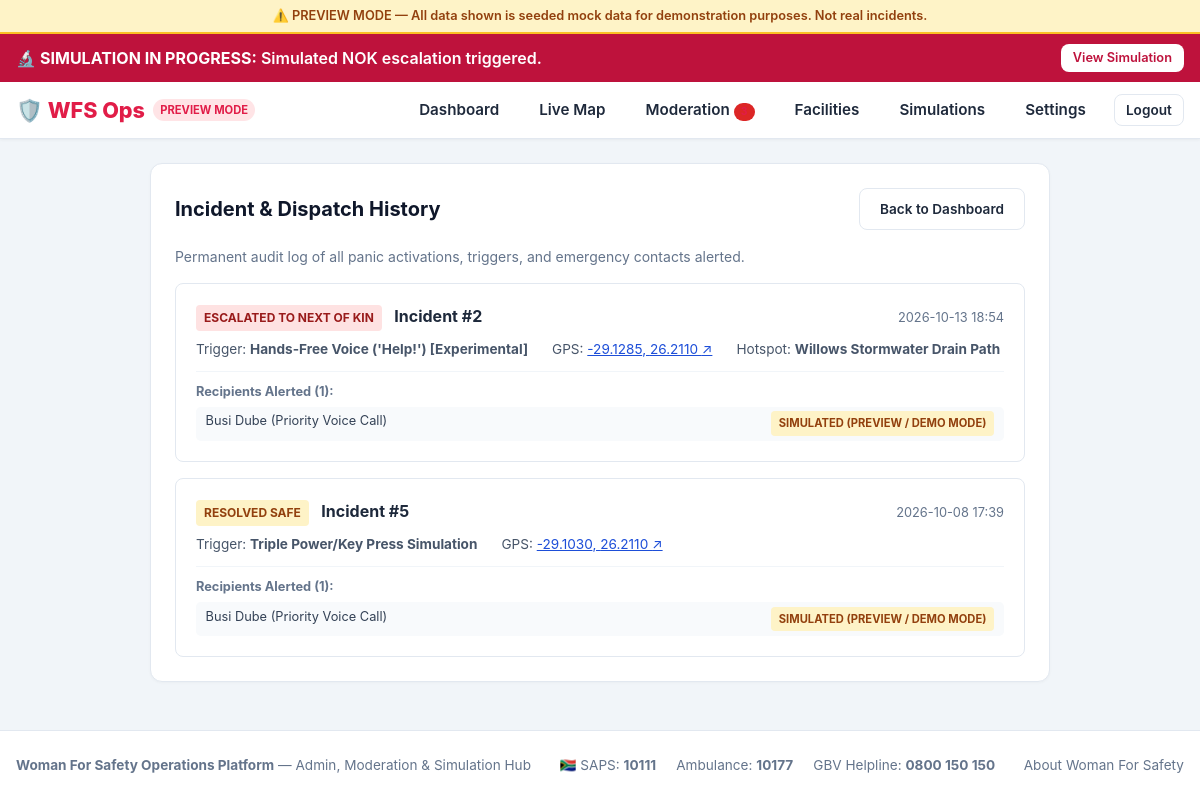
The app's page /emergency/history/ (signed in) with its own data.
### emergency/models.py (models this page shows, shortened)
class PanicAlert(models.Model):
    TRIGGER_TRIPLE_PRESS = "TRIPLE_PRESS"
    TRIGGER_VOICE = "VOICE"
    TRIGGER_FALL = "FALL_DETECTION"
    TRIGGER_GEOFENCE = "GEOFENCE_APPROACH"
    TRIGGER_MANUAL = "MANUAL_SOS"
    TRIGGER_CHOICES = [
        (TRIGGER_MANUAL, "Manual SOS Button"),
        (TRIGGER_VOICE, "Hands-Free Voice ('Help!') [Experimental]"),
        (TRIGGER_FALL, "Automatic Fall Detection [Experimental]"),
        (TRIGGER_TRIPLE_PRESS, "Triple Power/Key Press Simulation"),
        (TRIGGER_GEOFENCE, "Geofence Stand-Down Expired"),
    ]
    STATUS_STAND_DOWN_PENDING = "STAND_DOWN_PENDING"
    STATUS_ACTIVE = "ACTIVE"
    STATUS_FALSE_ALARM = "FALSE_ALARM"
    STATUS_RESOLVED = "RESOLVED"
    STATUS_CHOICES = [
        (STATUS_STAND_DOWN_PENDING, "Stand-Down Window Active (60s)"),
        (STATUS_ACTIVE, "Escalated to Next of Kin"),
        (STATUS_FALSE_ALARM, "Resolved via False Alarm Cancel"),
        (STATUS_RESOLVED, "Resolved Safe"),
    ]
    user = models.ForeignKey(User, on_delete=models.CASCADE, related_name="panic_alerts")
    trigger_source = models.CharField(max_length=25, choices=TRIGGER_CHOICES, default=TRIGGER_MANUAL)
    status = models.CharField(max_length=25, choices=STATUS_CHOICES, default=STATUS_STAND_DOWN_PENDING)
    latitude = models.FloatField()
    longitude = models.FloatField()
    accuracy_meters = models.FloatField(default=10.0)
    battery_level = models.IntegerField(null=True, blank=True)
    standdown_seconds_total = models.IntegerField(default=60)
    hotspot_approached = models.ForeignKey(Hotspot, on_delete=models.SET_NULL, null=True, blank=True)
    started_at = models.DateTimeField(auto_now_add=True)
    escalated_at = models.DateTimeField(null=True, blank=True)
    stood_down_at = models.DateTimeField(null=True, blank=True)
    resolved_at = models.DateTimeField(null=True, blank=True)
    class Meta:
        ordering = ["-started_at"]
    @property
    def google_maps_url(self):
        return f"https://www.google.com/maps?q={self.latitude},{self.longitude}"

class ContactNotificationLog(models.Model):
    CHANNEL_CALL = "VOICE_CALL"
    CHANNEL_SMS = "SMS"
    CHANNEL_WHATSAPP = "WHATSAPP"
    CHANNEL_CHOICES = [
        (CHANNEL_CALL, "Priority Voice Call"),
        (CHANNEL_SMS, "SMS Coordinates Alert"),
        (CHANNEL_WHATSAPP, "WhatsApp Message Fallback"),
    ]
    STATUS_SIMULATED = "SIMULATED_DEMO"
    STATUS_DELIVERED = "DELIVERED"
    STATUS_FAILED = "FAILED"
    STATUS_CHOICES = [
        (STATUS_SIMULATED, "Simulated (Preview / Demo Mode)"),
        (STATUS_DELIVERED, "Delivered to Next of Kin"),
        (STATUS_FAILED, "Delivery Failed"),
    ]
    panic_alert = models.ForeignKey(PanicAlert, on_delete=models.CASCADE, related_name="notifications")
    recipient_name = models.CharField(max_length=100)
    recipient_phone = models.CharField(max_length=30)
    channel = models.CharField(max_length=20, choices=CHANNEL_CHOICES, default=CHANNEL_SMS)
    status = models.CharField(max_length=20, choices=STATUS_CHOICES, default=STATUS_SIMULATED)
    message_body = models.TextField()
    external_sid = models.CharField(max_length=100, blank=True)
    sent_at = models.DateTimeField(auto_now_add=True)
    class Meta:
        ordering = ["-sent_at"]

### hotspots/models.py (models this page shows, shortened)
class Hotspot(models.Model):
    SEVERITY_LOW = "LOW"
    SEVERITY_MEDIUM = "MEDIUM"
    SEVERITY_HIGH = "HIGH"
    SEVERITY_CRITICAL = "CRITICAL"
    SEVERITY_CHOICES = [
        (SEVERITY_LOW, "Caution (Poor lighting, deserted)"),
        (SEVERITY_MEDIUM, "Moderate Risk (Frequent catcalling / verbal harassment)"),
        (SEVERITY_HIGH, "High Danger (Mugging, robbery, groping reported)"),
        (SEVERITY_CRITICAL, "Critical Hotspot (Severe violent assault / weapon sighted)"),
    ]
    CATEGORY_CHOICES = [
        ("LIGHTING", "Dark / Broken Streetlights"),
        ("HARASSMENT", "Catcalling & Stalking Area"),
        ("MUGGING", "Robbery / Mugging Hotspot"),
        ("ASSAULT", "Physical Assault / GBV Incident"),
        ("ISOLATED", "Isolated Alley / Abandoned Building"),
        ("TRANSPORT", "Unsafe Taxi Rank / Station Corner"),
    ]
    RISK_TIME_CHOICES = [
        ("ALL", "Dangerous Anytime"),
        ("NIGHT", "Dangerous After Dark (Night)"),
        ("RUSH", "Dangerous During Commute / Rush Hour"),
    ]
    CORRIDOR_CHOICES = [
        ("WESTDENE", "Westdene Corridor"),
        ("WILLOWS", "Willows / CUT Student Belt"),
        ("UNIVERSITAS", "Universitas / UFS Campus Fringe"),
        ("BRANDWAG", "Brandwag Retail Corridor"),
        ("CBD", "Bloemfontein CBD / Station Fringe"),
        ("OTHER", "Other Metro Corridor"),
    ]
    STATUS_PUBLISHED = "published"
    STATUS_FLAGGED = "flagged"
    STATUS_DISPUTED = "disputed"
    STATUS_REMOVED = "removed"
    STATUS_CHOICES = [
        (STATUS_PUBLISHED, "Published on Live Map"),
        (STATUS_FLAGGED, "Flagged for Moderator Review"),
        (STATUS_DISPUTED, "Disputed by Community"),
        (STATUS_REMOVED, "Removed by Moderator"),
    ]
    title = models.CharField(max_length=150, help_text="e.g. Unlit alley behind taxi rank")
    category = models.CharField(max_length=30, choices=CATEGORY_CHOICES, default="MUGGING")
    corridor = models.CharField(max_length=30, choices=CORRIDOR_CHOICES, default="WESTDENE", db_index=True)
    description = models.TextField(help_text="Provide context to help other women avoid this spot safely.")
    latitude = models.FloatField()
    longitude = models.FloatField()
    danger_radius_meters = models.PositiveIntegerField(
        default=250,
        help_text="Radius in meters where rerouting occurs and warnings activate."
    )
    severity = models.CharField(max_length=15, choices=SEVERITY_CHOICES, default=SEVERITY_HIGH)
    risk_time = models.CharField(max_length=10, choices=RISK_TIME_CHOICES, default="NIGHT")
    reported_by = models.ForeignKey(User, on_delete=models.SET_NULL, null=True, blank=True)
    is_anonymous = models.BooleanField(default=False)
    verification_status = models.CharField(
        max_length=20,
        choices=STATUS_CHOICES,
        default=STATUS_PUBLISHED,
        db_index=True,
        help_text="Current state in the post-publication moderation workflow (SRS §3.7)."
    )
    flag_reason = models.TextField(blank=True, help_text="Reason provided when flagged by community or user.")
    confirmations_count = models.PositiveIntegerField(default=1)
    active = models.BooleanField(default=True)
    created_at = models.DateTimeField(auto_now_add=True)
    updated_at = models.DateTimeField(auto_now=True)
    class Meta:
        ordering = ["-created_at"]

### emergency/views.py (the view)
# urls.py: path("history/", views.emergency_history, name="history"),
@login_required
def emergency_history(request):
    alerts = PanicAlert.objects.filter(user=request.user).order_by("-started_at")
    return render(request, "emergency/history.html", {"alerts": alerts})

### templates/emergency/history.html (shortened to what this page needs)
{% extends "base.html" %}
{% block content %}
<div class="card" style="max-width:900px; margin:1.5rem auto;">
  <div style="display:flex; justify-content:space-between; align-items:center; margin-bottom:1rem;">
    <h1 class="card-title" style="margin:0;">Incident &amp; Dispatch History</h1>
    <a href="{% url 'core:dashboard' %}" class="btn btn-outline" style="font-size:0.85rem;">
      Back to Dashboard
    </a>
  </div>
  <p class="card-subtitle">
    Permanent audit log of all panic activations, triggers, and emergency contacts alerted.
  </p>
  {% if alerts %}
    <div style="display:flex; flex-direction:column; gap:1rem;">
      {% for alert in alerts %}
        <div style="padding:1.25rem; border:1px solid #e2e8f0; border-radius:0.5rem; background:#ffffff;">
          <div style="display:flex; justify-content:space-between; align-items:center; margin-bottom:0.5rem;">
            <div>
              <span class="badge {% if alert.status == 'ACTIVE' %}badge-danger{% elif alert.status == 'CANCELLED_SAFE' %}badge-success{% else %}badge-warning{% endif %}">
                {{ alert.get_status_display }}
              </span>
              <strong style="margin-left:0.5rem;">Incident #{{ alert.id }}</strong>
            </div>
            <span style="font-size:0.8rem; color:#64748b;">{{ alert.started_at|date:"Y-m-d H:i" }}</span>
          </div>
          <div style="display:flex; gap:1.5rem; flex-wrap:wrap; font-size:0.85rem; color:#475569; margin-bottom:0.75rem;">
            <div>Trigger: <strong>{{ alert.get_trigger_source_display }}</strong></div>
            <div>GPS: <a href="{{ alert.google_maps_url }}" target="_blank" style="color:var(--police-blue);">{{ alert.latitude|floatformat:4 }}, {{ alert.longitude|floatformat:4 }} ↗</a></div>
            {% if alert.hotspot_approached %}
              <div>Hotspot: <strong>{{ alert.hotspot_approached.title }}</strong></div>
            {% endif %}
          </div>
          <div style="border-top:1px solid #f1f5f9; padding-top:0.6rem;">
            <div style="font-size:0.8rem; font-weight:700; color:#64748b; margin-bottom:0.35rem;">
              Recipients Alerted ({{ alert.notifications.count }}):
            </div>
            <div style="display:flex; flex-direction:column; gap:0.35rem;">
              {% for n in alert.notifications.all %}
                <div style="font-size:0.8rem; color:#334155; display:flex; justify-content:space-between; background:#f8fafc; padding:0.3rem 0.6rem; border-radius:0.3rem;">
                  <span>{{ n.recipient_name }} ({{ n.get_channel_display }})</span>
                  <span class="badge {% if n.status == 'SENT' %}badge-success{% else %}badge-warning{% endif %}" style="font-size:0.7rem;">{{ n.get_status_display }}</span>
                </div>
              {% empty %}
                <span style="font-size:0.8rem; color:#94a3b8;">Stood down before dispatch.</span>
              {% endfor %}
            </div>
          </div>
        </div>
      {% endfor %}
    </div>
  {% else %}
    <div style="text-align:center; padding:2rem; background:#f8fafc; border-radius:0.5rem;">
      <p style="color:#64748b; margin:0;">No emergency alerts recorded yet. Stay safe!</p>
    </div>
  {% endif %}
</div>
{% endblock %}

### static/css/safeher.css (style rules this page uses)
:root { --primary: #e11d48; --primary-hover: #be123c; --primary-light: #ffe4e6; --police-blue: #1d4ed8; --police-light: #dbeafe; --hospital-green: #059669; --hospital-light: #d1fae5; --shelter-purple: #7c3aed; --shelter-light: #ede9fe; --dark: #0f172a; --surface: #ffffff; --surface-alt: #f8fafc; --border: #e2e8f0; --text: #1e293b; --text-muted: #64748b; --warning: #f59e0b; --danger: #dc2626; --success: #10b981; }
* { box-sizing: border-box; margin: 0; padding: 0; }
body { font-family: -apple-system, BlinkMacSystemFont, "Segoe UI", Roboto, "Helvetica Neue", Arial, sans-serif; color: var(--text); background-color: #f1f5f9; line-height: 1.5; -webkit-font-smoothing: antialiased; }
.btn { display: inline-flex; align-items: center; justify-content: center; gap: 0.5rem; padding: 0.6rem 1.25rem; font-size: 0.95rem; font-weight: 600; border-radius: 0.5rem; text-decoration: none; border: none; cursor: pointer; transition: all 0.2s; }
.btn-outline { background: transparent; border: 1px solid var(--border); color: var(--text); }
.card { background: var(--surface); border-radius: 0.75rem; border: 1px solid var(--border); padding: 1.5rem; margin-bottom: 1.25rem; box-shadow: 0 1px 3px rgba(0,0,0,0.03); }
.card-title { font-size: 1.25rem; font-weight: 700; margin-bottom: 0.5rem; color: var(--dark); }
.card-subtitle { font-size: 0.875rem; color: var(--text-muted); margin-bottom: 1rem; }
.badge { display: inline-block; padding: 0.25rem 0.5rem; font-size: 0.75rem; font-weight: 700; border-radius: 0.25rem; text-transform: uppercase; }
.badge-danger { background: #fee2e2; color: #991b1b; }
.badge-warning { background: #fef3c7; color: #92400e; }

### records on screen
PanicAlert: status "ESCALATED TO NEXT OF KIN", id "2", started_at "2026-10-13 18:54", trigger_source "Hands-Free Voice ('Help!') [Experimental]", latitude "-29.1285", longitude "26.2110", hotspot_approached "Willows Stormwater Drain Path", notifications.count "1"
ContactNotificationLog: recipient_name "Busi Dube", channel "Priority Voice Call", status "SIMULATED (PREVIEW / DEMO MODE)"
PanicAlert: status "RESOLVED SAFE", id "5", started_at "2026-10-08 17:39", trigger_source "Triple Power/Key Press Simulation", latitude "-29.1030", longitude "26.2110", notifications.count "1"
ContactNotificationLog: recipient_name "Busi Dube", channel "Priority Voice Call", status "SIMULATED (PREVIEW / DEMO MODE)"
